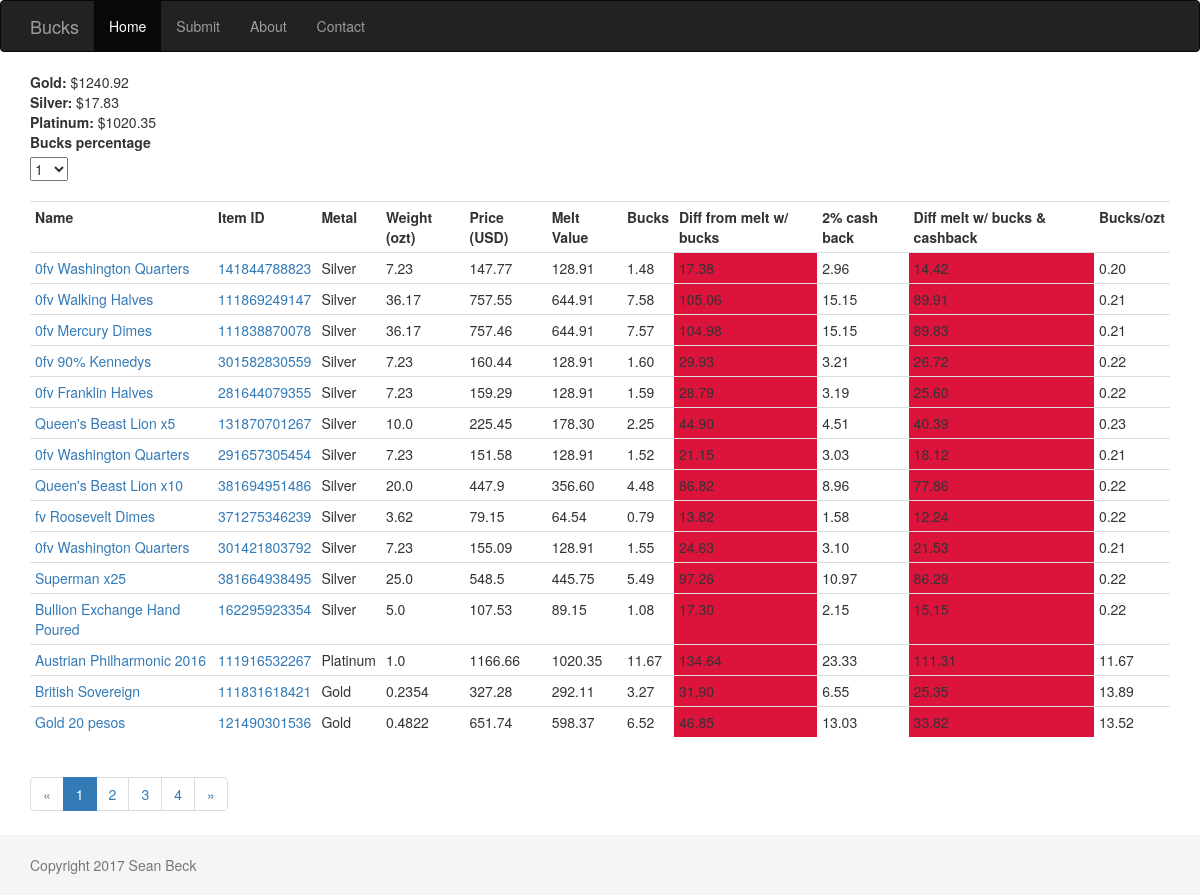
Before: / with the older database file.
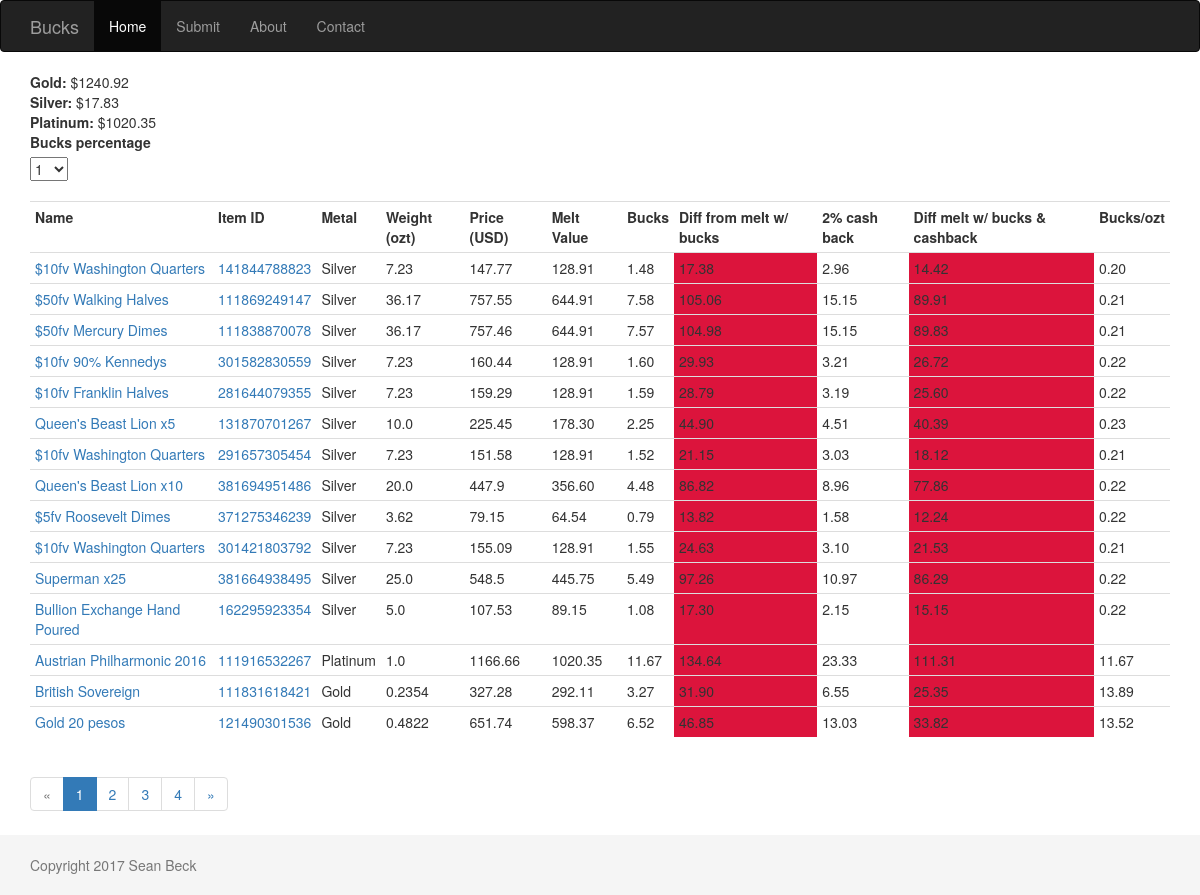
After: the same page with the newer database file.
### deals/models.py (models this page shows, shortened)
class Spot(db.Model):
    id = db.Column(db.Integer, primary_key=True)
    name = db.Column(db.String(10), unique=True)
    value = db.Column(db.Float)

class Item(db.Model):
    id = db.Column(db.Integer, primary_key=True)
    ebay_id = db.Column(db.Integer, unique=True)
    name = db.Column(db.String)
    price = db.Column(db.Float)
    weight = db.Column(db.Float)
    metal = db.Column(db.String)
    picture = db.Column(db.LargeBinary)
    reported = db.Column(db.Boolean, default=False)

### deals/views.py (the view)
@deals_blueprint.route('/')
@deals_blueprint.route('/<int:page>')
def index(page=1):
    select = PercentForm()
    spots = Spot.query.all()
    items = Item.query.order_by(Item.metal.desc()).paginate(page, current_app.config['PAGINATION'], True)
    return render_template('index.html', items_pagination=items, spots=spots, select=select)

### deals/forms.py
class PercentForm(FlaskForm):
    percentage = SelectField('Bucks percentage', choices=[('1', '1'), ('2', '2'),
                                                          ('4', '4'), ('6', '6'),
                                                          ('8', '8'), ('10', '10')], id='bucks-percent')

### deals/templates/index.html (shortened to what this page needs)
{% extends "base.html" %}
{% from "bootstrap/pagination.html" import render_pagination %}
{% block page_content %}
{% for spot in spots %}
<b>{{ spot.name|capitalize }}:</b> ${{ spot.value }}<br>
{% endfor %}
{{ select.percentage.label }}<br>{{ select.percentage(onchange='percentage_changed()') }}<br><br>
<table class="table table-hover table-condensed table-responsive">
    <tr>
        <th>Name</th>
        <th>Item ID</th>
        <th>Metal</th>
        <th>Weight (ozt)</th>
        <th>Price (USD)</th>
        <th>Melt Value</th>
        <th>Bucks</th>
        <th>Diff from melt w/ bucks</th>
        <th>2% cash back</th>
        <th>Diff melt w/ bucks & cashback</th>
        <th>Bucks/ozt</th>
    </tr>
    {% for item in items_pagination.items %}
    <tr class="item">
        <td class="name"><a href="{{ url_for('deals.item', item_id=item.id) }}">{{ item.name }}</a></td>
        <td class="item_id"><a href="https://www.ebay.com/itm/{{ item.ebay_id }}">{{ item.ebay_id }}</a></td>
        <td class="metal">{{ item.metal|capitalize }}</td>
        <td class="weight">{{ item.weight }}</td>
        <td class="price">{{ item.price }}</td>
        <td class="melt"></td>
        <td class="bucks"></td>
        <td class="melt_diff"></td>
        <td class="cashback"></td>
        <td class="melt_diff_cash"></td>
        <td class="bucks_per"></td>
    </tr>
    {% endfor %}
</table>
{{ render_pagination(items_pagination) }}
{% endblock %}

### deals/templates/base.html (shortened to what this page needs)
<!DOCTYPE html>
{% extends "bootstrap/base.html" %}
{% import "bootstrap/utils.html" as utils %}
    {% block styles %}
    {{ super() }}
    <link rel="stylesheet" type="text/css" href="{{ url_for('static', filename='css/style.css') }}">
    {% endblock %}
    {% set active_page = active_page|default('index') -%}
    {% set navigation_bar = [
        (url_for('deals.index'), 'index', 'Home'),
        (url_for('deals.submit'), 'submit', 'Submit'),
        (url_for('deals.about'), 'about', 'About'),
        (url_for('deals.contact'), 'contact', 'Contact')
      ]
    %}
    {% block navbar %}
    <div class="navbar navbar-inverse" role="navigation">
        <div class="container">
            <div class="navbar-header">
                <a class="navbar-brand" href="/">Bucks</a>
            </div>
            <ul id="navigation" class="nav navbar-nav">
            {% for href, id, caption in navigation_bar %}
                <li {% if id == active_page %}class="active"{% endif %}><a href="{{ href|e }}">{{ caption|e }}</a></li>
            {% endfor %}
            </ul>
        </div>
    </div>
    {% endblock %}
{% block content %}
<div class="container">
{% block page_content %}
{% endblock %}
</div>
<footer class="footer">
    <div class="container">
        <p class="text-muted">Copyright 2017 Sean Beck
    </div>
</footer>
{% endblock %}

### deals/static/css/style.css (style rules this page uses)
.footer { position: absolute; bottom: 0; width: 100%; height: 60px; background-color: #f5f5f5; }
html { position: relative; min-height: 100%; }
body { margin-bottom: 60px; }
.container .text-muted { margin: 20px 0; }

Changed rows visible on the page:
changed Item (number 1 of 15 on the later page): name "0fv Washington Quarters" → "$10fv Washington Quarters"
changed Item: name "0fv Walking Halves" → "$50fv Walking Halves"
changed Item: name "0fv Mercury Dimes" → "$50fv Mercury Dimes"
changed Item: name "0fv 90% Kennedys" → "$10fv 90% Kennedys"
changed Item: name "0fv Franklin Halves" → "$10fv Franklin Halves"
changed Item (number 7 of 15 on the later page): name "0fv Washington Quarters" → "$10fv Washington Quarters"
changed Item: name "fv Roosevelt Dimes" → "$5fv Roosevelt Dimes"
changed Item (number 10 of 15 on the later page): name "0fv Washington Quarters" → "$10fv Washington Quarters"
